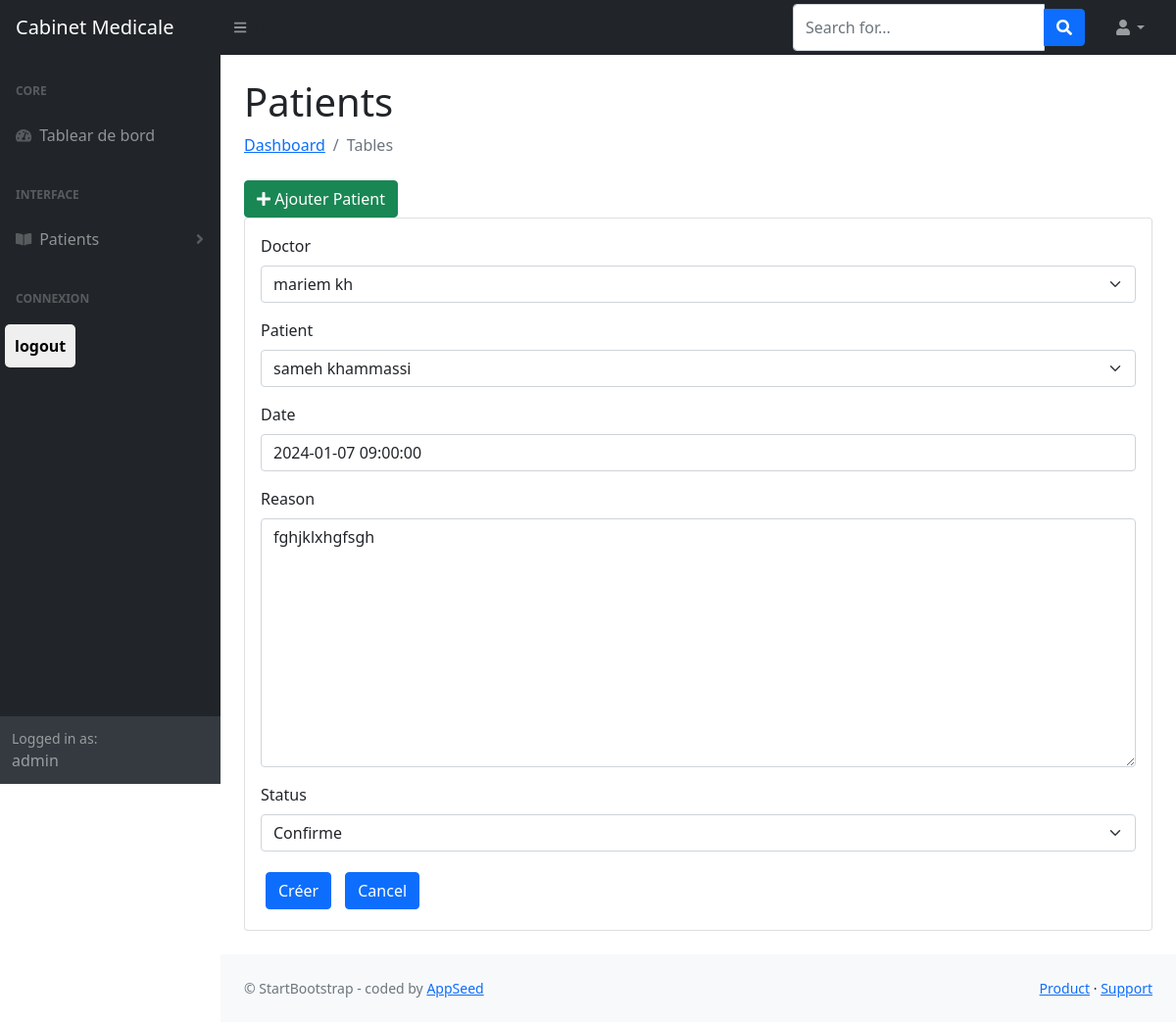
Page /appointments/update/4/ (signed in) on the committed database.
### appointments/models.py (models this page shows, shortened)
class Appointment(models.Model):
    class Status(models.TextChoices):
        CONFIRME = 'Confirmé'
        ANNULE = 'Annulé'
        EN_ATTENTE = 'En attente'
    doctor = models.ForeignKey(Doctor, on_delete=models.CASCADE)
    patient = models.ForeignKey(Patient, on_delete=models.CASCADE, related_name= 'appointment_set')
    date = models.DateTimeField()
    reason = models.TextField()
    status = models.CharField(
        max_length=20,
        choices=Status.choices,
        default=Status.EN_ATTENTE)
    objects = models.Manager()  # Le gestionnaire par défaut
    confirmed_appointments = ConfirmedAppointmentManager()  # Gestionnaire personnalisé pour les rendez-vous confirmés

### appointments/views.py (the view)
# urls.py: path('update/<int:pk>/',AppointmentUpdateView.as_view(), name="update-appointment"),
class AppointmentUpdateView(UpdateView):
    model = Appointment
    fields = ["doctor","patient","date","reason","status"]
    template_name="patients/form.html"
    success_url = reverse_lazy("patient-list-view")

### doctors/models.py (called while the page is built)
    def __str__(self):
        return f"{self.firstName} {self.lastName}"

### patients/models.py (called while the page is built)
    def __str__(self):
        return f"{self.firstName} {self.lastName}"

### patients/templates/patients/form.html (shortened to what this page needs)
{% extends "layouts/base.html" %}
{% load django_bootstrap5 %}
{% block content %}
    <main>
        <div class="container-fluid px-4">
            <h1 class="mt-4">Patients</h1>
            <ol class="breadcrumb mb-4">
                <li class="breadcrumb-item"><a href="index.html">Dashboard</a></li>
                <li class="breadcrumb-item active">Tables</li>
            </ol>
            <div class="col-md-12">
                <a href="{% url 'create-patient' %}" class="btn btn-success float-right"><i class="fas fa-plus"></i> Ajouter Patient</a>
            </div>
            <div class="card mb-4">
                <div class="card-body">
                    <form method="post">{% csrf_token %}
                       {% bootstrap_form form %}
                        {% bootstrap_button button_type="submit" content="Créer" %}
                        {% bootstrap_button button_type="reset" content="Cancel" %}
                    </form>
                </div>
            </div>
        </div>
    </main>
{% endblock content %}

### patients/templates/includes/sidebar.html (shortened to what this page needs)
<nav class="sb-sidenav accordion sb-sidenav-dark" id="sidenavAccordion">
    <div class="sb-sidenav-menu">
        <div class="nav">
            <div class="sb-sidenav-menu-heading">Core</div>
            <a class="nav-link {% if 'index' in segment %} active {% endif %}" href="{% url 'main-view' %}">
                <div class="sb-nav-link-icon"><i class="fas fa-tachometer-alt"></i></div>
                Tablear de bord
            </a>
            <div class="sb-sidenav-menu-heading">Interface</div>
            <a class="nav-link collapsed" href="#" data-bs-toggle="collapse" data-bs-target="#collapsePages" aria-expanded="false" aria-controls="collapsePages">
                <div class="sb-nav-link-icon"><i class="fas fa-book-open"></i></div>
                Patients
                <div class="sb-sidenav-collapse-arrow"><i class="fas fa-angle-down"></i></div>
            </a>
            <div class="sb-sidenav-menu-heading">Connexion</div>
            {%if user.is_authenticated %}
            <form method="post" action="{% url 'logout' %}">
    <button type="submit">logout</button>
</form>
{% endif %}
        </div>
    </div>
     {%if user.is_authenticated %}
    <div class="sb-sidenav-footer">
        <div class="small">Logged in as:</div>
        {{ request.user.username }}
    </div>
{% endif %}
</nav>

### patients/templates/patients/form.html (style rules this page uses)
button { padding: 10px; margin: 5px; cursor: pointer; border: none; border-radius: 5px; font-size: 16px; font-weight: bold; }

### rows in the picture
Appointment: doctor "mariem kh", patient "sameh khammassi", date "2024-01-07 09:00:00", reason "fghjklxhgfsgh", status "Confirme"

### other values in the picture
{{ request.user.username }} "admin"
